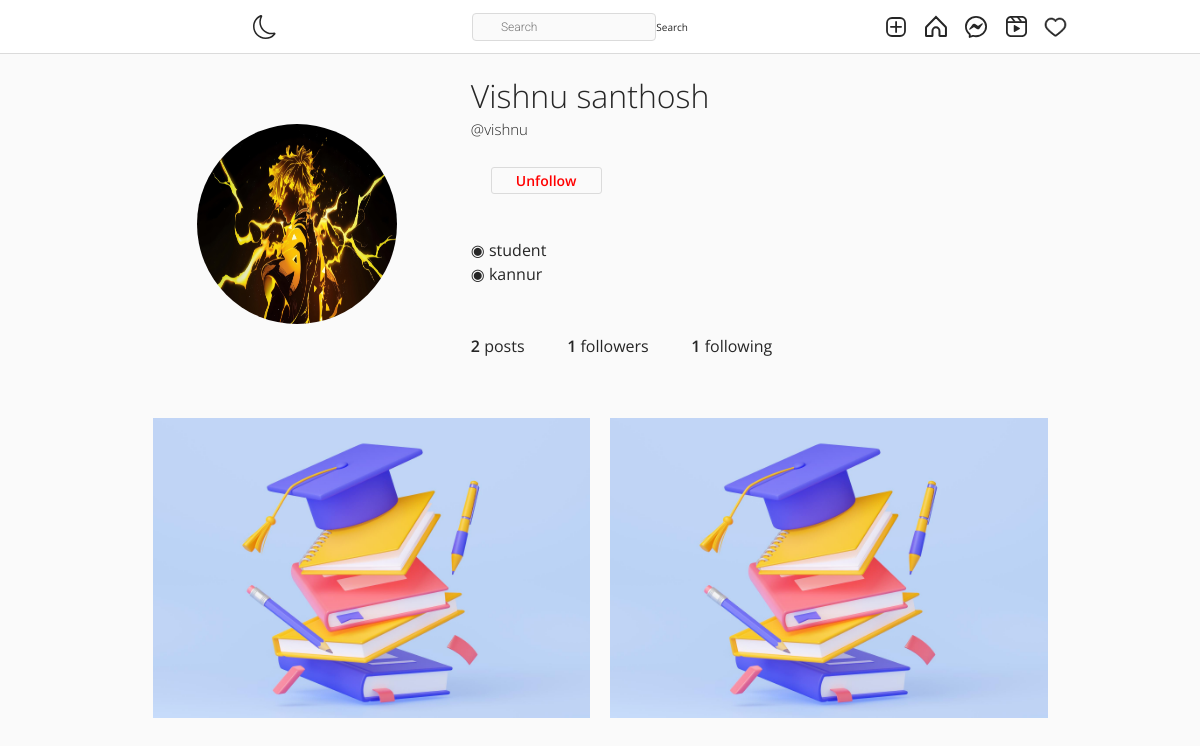
The page /post/vishnu/ (signed in) on the database its author committed.
### users/models.py (models this page shows, shortened)
class Profile(models.Model):
    user = models.OneToOneField(User, related_name='profile', on_delete=models.CASCADE)
    image = models.ImageField(upload_to="photos/place", null=True, default="default.jpg")
    first_name = models.CharField(max_length=200, null=True, blank=True)
    last_name = models.CharField(max_length=200, null=True, blank=True)
    bio = models.TextField(max_length=200, null=True, blank=True)
    location = models.CharField(max_length=200, null=True, blank=True)
    url = models.URLField(max_length=200, null=True, blank=True)

### post/models.py (models this page shows, shortened)
class Post(models.Model):
    id = models.UUIDField(primary_key=True, default=uuid.uuid4, editable=False)
    picture = models.ImageField(upload_to='photos/place', verbose_name="Picture")
    caption = models.CharField(max_length=10000, verbose_name="Caption")
    posted = models.DateField(auto_now_add=True)
    tags = models.ManyToManyField(Tag, related_name="tags")
    user = models.ForeignKey(User, on_delete=models.CASCADE)
    likes = models.IntegerField(default=0)

### users/views.py (the view)
# urls.py: path('post/<username>/',UserProfile,name='profile'),
def UserProfile(request, username):
    user = get_object_or_404(User, username=username)
    profile = Profile.objects.get(user=user)
    url_name = resolve(request.path).url_name
    if url_name == 'profile':
        posts = Post.objects.filter(user=user).order_by('-posted')
    else:
        posts = profile.favourite.all()
    posts_count = Post.objects.filter(user=user).count()
    following_count = Follow.objects.filter(follower=user).count()
    followers_count = Follow.objects.filter(following=user).count()
    follow_status = Follow.objects.filter(following=user, follower=request.user).exists()
    paginator = Paginator(posts, 3)
    page_number = request.GET.get('page')
    posts_paginator = paginator.get_page(page_number)
    context = {
        'posts_paginator':posts_paginator,
        'posts': posts,
        'profile':profile,
        'posts_count':posts_count,
        'following_count':following_count,
        'followers_count':followers_count,
        'follow_status':follow_status,
    }
    return render(request,'post/profile.html', context)

### category/context_processors.py (called while the page is built)
def menu_links(request):
    links= Category.objects.all()
    return dict(links=links)

### templates/post/profile.html (shortened to what this page needs)
{% extends 'post_base.html' %}
{% load static %}
{% block content %}
<!DOCTYPE html>
<html lang="en">
<head>
    <link rel="stylesheet" href="{% static 'assets3/css/reset.css' %}">
    <link rel="stylesheet" href="{% static 'assets3/css/styles.css' %}">
    <link rel="stylesheet" href="https://use.fontawesome.com/releases/v5.2.0/css/all.css">
</head>
<body>
    <header>
        <br><br><br>
        <div class="container">
            <div class="profile">
                <div class="profile-image">
                    <img src="{{profile.image.url}}" alt="" style="width: 200px; height: 200px;">
                </div>
                <div class="profile-user-settings">
                        {% if profile.first_name %}
                        <h6 class="profile-user-name">{{profile.first_name}} {{profile.last_name}}</h6> <br><br>
                        {% endif %}
                        <h5 style="font-size: 15px;" class="profile-user-name">@{{profile.user.username}}</h5>
<br><br>
                        <br><br>
                        {% if request.user.is_authenticated and request.user != profile.user %}
                            {% if follow_status == True %}
                                <a href="{% url 'follow' profile.user 0 %}" class="btn profile-edit-btn" style="color: red;">Unfollow</a> <br><br>
                            {% else %}
                                <a href="{% url 'follow' profile.user 1 %}" class="btn profile-edit-btn" style="color: green;">Follow</a> <br><br>
                            {% endif %}
                        {% endif %}
                        <br>
                </div>
                <div class="profile-bio">
                    <br>
                    {% if profile.bio %}
                    <p>◉ {{profile.bio}}</p>
                    {% endif %}
                    {% if profile.location %}
                    <p>◉ {{profile.location}}</p>
                    {% endif %}
                    <br><br>
                </div>
                <div class="profile-stats">
                    <ul>
                        <li><span class="profile-stat-count">{{posts_count}}</span> posts</li>
                        <li><span class="profile-stat-count">{{followers_count}}</span> followers</li>
                        <li><span class="profile-stat-count">{{following_count}}</span> following</li>
                    </ul>
                    <br>
                </div>
            </div>
        </div>
    </header>
    <main>
        <div class="container">
            <div class="gallery">
                {% for post in posts %}
                <div class="gallery-item" tabindex="0">
                    <img src="{{ post.picture.url }}" class="gallery-image" alt="" style="width: 500px; height: 300px; object-fit: cover;">
                </div>
                {% endfor %}
            </div>
        </div>
    </main>
    {% endblock content %}

### static/assets1/style.css (style rules this page uses)
*, *::after, *::before { box-sizing: border-box; margin: 0; padding: 0; }
*, button, input, select, textarea { font-family: 'Roboto', sans-serif; }
:root { --primary: hsl(0, 0%, 100%); --secondary: hsl(0, 0%, 98%); --border: hsl(0, 0%, 86%); --story-border: hsl(0, 0%, 78%); --img-border: hsla(0, 0%, 0%, 0.1); --text-dark: hsl(0, 0%, 15%); --text-light: hsl(0, 0%, 60%); --like: hsl(355, 82%, 61%); --link: hsl(204, 100%, 48%); --header-height: 44px; --nav-height: 44px; }
body { min-height: 100vh; display: flex; flex-direction: column; overflow-y: auto; }
img { max-width: 100%; }
@media (min-width: 768px) { :root { --header-height: 54px; --nav-height: 0px; } }

### static/assets3/css/styles.css (style rules this page uses)
:root { font-size: 10px; }
*, *::before, *::after { box-sizing: border-box; }
body { font-family: "Open Sans", Arial, sans-serif; min-height: 100vh; background-color: #fafafa; color: #262626; padding-bottom: 3rem; }
img { display: block; }
.container { max-width: 93.5rem; margin: 0 auto; padding: 0 2rem; }
.btn { display: inline-block; font: inherit; background: none; border: none; color: inherit; padding: 0; cursor: pointer; }
.profile { padding: 5rem 0; }
.profile::after { content: ""; display: block; clear: both; }
.profile-image { float: left; width: calc(33.333% - 1rem); display: flex; justify-content: center; align-items: center; margin-right: 3rem; }
.profile-image img { border-radius: 50%; }
.profile-user-settings, .profile-stats, .profile-bio { float: left; width: calc(66.666% - 2rem); }
.profile-user-settings { margin-top: 1.1rem; }
.profile-user-name { display: inline-block; font-size: 3.2rem; font-weight: 300; }
.profile-edit-btn { font-size: 1.4rem; line-height: 1.8; border: 0.1rem solid #dbdbdb; border-radius: 0.3rem; padding: 0 2.4rem; margin-left: 2rem; }
.profile-stats { margin-top: 2.3rem; }
.profile-stats li { display: inline-block; font-size: 1.6rem; line-height: 1.5; margin-right: 4rem; cursor: pointer; }
.profile-stats li:last-of-type { margin-right: 0; }
.profile-bio { font-size: 1.6rem; font-weight: 400; line-height: 1.5; margin-top: 2.3rem; }
.profile-real-name, .profile-stat-count, .profile-edit-btn { font-weight: 600; }
.gallery { display: flex; flex-wrap: wrap; margin: -1rem -1rem; padding-bottom: 3rem; }
.gallery-item { position: relative; flex: 1 0 22rem; margin: 1rem; color: #fff; cursor: pointer; }
.gallery-image { width: 100%; height: 100%; object-fit: cover; }

### rows shown on the page
Profile: image (picture), first_name "Vishnu", last_name "santhosh", user.username "vishnu", bio "student", location "kannur"
Post: picture (picture)
Post: picture (picture)

### other values the page prints
{{ posts_count }} "2"
{{ followers_count }} "1"
{{ following_count }} "1"
